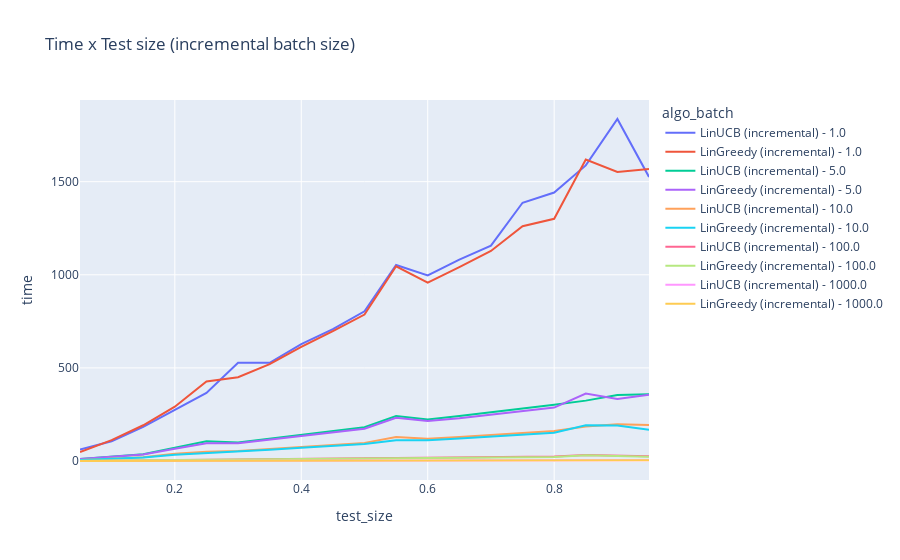

This figure's notebook cell:
### Code cell
fig = px.line(df_results_incremental, x="test_size", y="time", color='algo_batch', title='Time x Test size (incremental batch size)')
fig.show()
fig.write_html('results/time_x_test_size_incremental_batch_size.html')

### Figure 1 — Plotly figure (JSON) as saved in the notebook; plotly's stock layout.template omitted (floating-point values rounded to 4 significant figures)
{"data": [{"hovertemplate": "algo_batch=LinUCB (incremental) - 1.0<br>test_size=%{x}<br>time=%{y}<extra></extra>", "legendgroup": "LinUCB (incremental) - 1.0", "line": {"color": "#636efa", "dash": "solid"}, "marker": {"symbol": "circle"}, "mode": "lines", "name": "LinUCB (incremental) - 1.0", "orientation": "v", "showlegend": true, "type": "scatter", "x": [0.05, 0.1, 0.15, 0.2, 0.25, 0.3, 0.35, 0.4, 0.45, 0.5, 0.55, 0.6, 0.65, 0.7, 0.75, 0.8, 0.85, 0.9, 0.95], "xaxis": "x", "y": [61.36, 105.9, 183.9, 275.8, 365.7, 527.5, 527.2, 628.2, 708.5, 804.0, 1052.0, 997.0, 1081.0, 1157.0, 1387.0, 1442.0, 1587.0, 1837.0, 1525.0], "yaxis": "y"}, {"hovertemplate": "algo_batch=LinGreedy (incremental) - 1.0<br>test_size=%{x}<br>time=%{y}<extra></extra>", "legendgroup": "LinGreedy (incremental) - 1.0", "line": {"color": "#EF553B", "dash": "solid"}, "marker": {"symbol": "circle"}, "mode": "lines", "name": "LinGreedy (incremental) - 1.0", "orientation": "v", "showlegend": true, "type": "scatter", "x": [0.05, 0.1, 0.15, 0.2, 0.25, 0.3, 0.35, 0.4, 0.45, 0.5, 0.55, 0.6, 0.65, 0.7, 0.75, 0.8, 0.85, 0.9, 0.95], "xaxis": "x", "y": [48.16, 112.6, 192.1, 292.0, 427.5, 450.2, 520.6, 612.5, 697.4, 786.8, 1046.0, 958.4, 1041.0, 1128.0, 1261.0, 1301.0, 1619.0, 1552.0, 1568.0], "yaxis": "y"}, {"hovertemplate": "algo_batch=LinUCB (incremental) - 5.0<br>test_size=%{x}<br>time=%{y}<extra></extra>", "legendgroup": "LinUCB (incremental) - 5.0", "line": {"color": "#00cc96", "dash": "solid"}, "marker": {"symbol": "circle"}, "mode": "lines", "name": "LinUCB (incremental) - 5.0", "orientation": "v", "showlegend": true, "type": "scatter", "x": [0.05, 0.1, 0.15, 0.2, 0.25, 0.3, 0.35, 0.4, 0.45, 0.5, 0.55, 0.6, 0.65, 0.7, 0.75, 0.8, 0.85, 0.9, 0.95], "xaxis": "x", "y": [11.05, 24.43, 36.54, 72.11, 106.1, 99.74, 120.4, 142.0, 162.2, 181.8, 241.6, 222.7, 242.2, 261.3, 281.6, 302.0, 324.4, 354.3, 359.0], "yaxis": "y"}, {"hovertemplate": "algo_batch=LinGreedy (incremental) - 5.0<br>test_size=%{x}<br>time=%{y}<extra></extra>", "legendgroup": "LinGreedy (incremental) - 5.0", "line": {"color": "#ab63fa", "dash": "solid"}, "marker": {"symbol": "circle"}, "mode": "lines", "name": "LinGreedy (incremental) - 5.0", "orientation": "v", "showlegend": true, "type": "scatter", "x": [0.05, 0.1, 0.15, 0.2, 0.25, 0.3, 0.35, 0.4, 0.45, 0.5, 0.55, 0.6, 0.65, 0.7, 0.75, 0.8, 0.85, 0.9, 0.95], "xaxis": "x", "y": [10.34, 23.84, 34.83, 65.59, 95.58, 95.02, 114.8, 135.2, 154.1, 173.9, 232.4, 215.1, 230.2, 249.4, 269.2, 287.2, 362.0, 333.7, 355.7], "yaxis": "y"}, {"hovertemplate": "algo_batch=LinUCB (incremental) - 10.0<br>test_size=%{x}<br>time=%{y}<extra></extra>", "legendgroup": "LinUCB (incremental) - 10.0", "line": {"color": "#FFA15A", "dash": "solid"}, "marker": {"symbol": "circle"}, "mode": "lines", "name": "LinUCB (incremental) - 10.0", "orientation": "v", "showlegend": true, "type": "scatter", "x": [0.05, 0.1, 0.15, 0.2, 0.25, 0.3, 0.35, 0.4, 0.45, 0.5, 0.55, 0.6, 0.65, 0.7, 0.75, 0.8, 0.85, 0.9, 0.95], "xaxis": "x", "y": [5.86, 13.59, 20.02, 39.38, 50.47, 54.23, 65.04, 77.13, 85.7, 97.56, 129.2, 119.7, 129.4, 139.6, 151.4, 160.7, 185.2, 197.2, 193.9], "yaxis": "y"}, {"hovertemplate": "algo_batch=LinGreedy (incremental) - 10.0<br>test_size=%{x}<br>time=%{y}<extra></extra>", "legendgroup": "LinGreedy (incremental) - 10.0", "line": {"color": "#19d3f3", "dash": "solid"}, "marker": {"symbol": "circle"}, "mode": "lines", "name": "LinGreedy (incremental) - 10.0", "orientation": "v", "showlegend": true, "type": "scatter", "x": [0.05, 0.1, 0.15, 0.2, 0.25, 0.3, 0.35, 0.4, 0.45, 0.5, 0.55, 0.6, 0.65, 0.7, 0.75, 0.8, 0.85, 0.9, 0.95], "xaxis": "x", "y": [5.651, 13.17, 19.52, 34.38, 42.47, 50.18, 60.83, 71.26, 81.87, 91.91, 111.2, 112.0, 121.3, 132.1, 142.2, 151.9, 191.5, 190.4, 167.8], "yaxis": "y"}, {"hovertemplate": "algo_batch=LinUCB (incremental) - 100.0<br>test_size=%{x}<br>time=%{y}<extra></extra>", "legendgroup": "LinUCB (incremental) - 100.0", "line": {"color": "#FF6692", "dash": "solid"}, "marker": {"symbol": "circle"}, "mode": "lines", "name": "LinUCB (incremental) - 100.0", "orientation": "v", "showlegend": true, "type": "scatter", "x": [0.05, 0.1, 0.15, 0.2, 0.25, 0.3, 0.35, 0.4, 0.45, 0.5, 0.55, 0.6, 0.65, 0.7, 0.75, 0.8, 0.85, 0.9, 0.95], "xaxis": "x", "y": [0.9075, 1.979, 3.06, 5.115, 6.106, 7.926, 9.834, 11.17, 12.78, 14.6, 15.83, 17.67, 18.6, 20.82, 21.68, 23.82, 32.59, 30.39, 25.7], "yaxis": "y"}, {"hovertemplate": "algo_batch=LinGreedy (incremental) - 100.0<br>test_size=%{x}<br>time=%{y}<extra></extra>", "legendgroup": "LinGreedy (incremental) - 100.0", "line": {"color": "#B6E880", "dash": "solid"}, "marker": {"symbol": "circle"}, "mode": "lines", "name": "LinGreedy (incremental) - 100.0", "orientation": "v", "showlegend": true, "type": "scatter", "x": [0.05, 0.1, 0.15, 0.2, 0.25, 0.3, 0.35, 0.4, 0.45, 0.5, 0.55, 0.6, 0.65, 0.7, 0.75, 0.8, 0.85, 0.9, 0.95], "xaxis": "x", "y": [0.9948, 1.924, 2.994, 4.565, 5.957, 7.462, 9.53, 10.53, 11.92, 13.56, 15.0, 16.25, 17.3, 19.38, 20.57, 21.88, 30.84, 27.22, 23.37], "yaxis": "y"}, {"hovertemplate": "algo_batch=LinUCB (incremental) - 1000.0<br>test_size=%{x}<br>time=%{y}<extra></extra>", "legendgroup": "LinUCB (incremental) - 1000.0", "line": {"color": "#FF97FF", "dash": "solid"}, "marker": {"symbol": "circle"}, "mode": "lines", "name": "LinUCB (incremental) - 1000.0", "orientation": "v", "showlegend": true, "type": "scatter", "x": [0.05, 0.1, 0.15, 0.2, 0.25, 0.3, 0.35, 0.4, 0.45, 0.5, 0.55, 0.6, 0.65, 0.7, 0.75, 0.8, 0.85, 0.9, 0.95], "xaxis": "x", "y": [0.249, 0.364, 0.4693, 0.7815, 1.072, 1.433, 1.653, 1.853, 2.158, 2.343, 2.591, 2.864, 3.159, 3.514, 3.602, 3.82, 5.745, 6.039, 4.239], "yaxis": "y"}, {"hovertemplate": "algo_batch=LinGreedy (incremental) - 1000.0<br>test_size=%{x}<br>time=%{y}<extra></extra>", "legendgroup": "LinGreedy (incremental) - 1000.0", "line": {"color": "#FECB52", "dash": "solid"}, "marker": {"symbol": "circle"}, "mode": "lines", "name": "LinGreedy (incremental) - 1000.0", "orientation": "v", "showlegend": true, "type": "scatter", "x": [0.05, 0.1, 0.15, 0.2, 0.25, 0.3, 0.35, 0.4, 0.45, 0.5, 0.55, 0.6, 0.65, 0.7, 0.75, 0.8, 0.85, 0.9, 0.95], "xaxis": "x", "y": [0.2594, 0.3612, 0.4712, 0.8228, 0.9405, 1.405, 1.578, 1.809, 2.01, 2.213, 2.491, 2.728, 3.015, 3.188, 3.488, 3.752, 5.27, 4.558, 3.997], "yaxis": "y"}], "layout": {"legend": {"title": {"text": "algo_batch"}, "tracegroupgap": 0}, "title": {"text": "Time x Test size (incremental batch size)"}, "xaxis": {"anchor": "y", "domain": [0, 1], "title": {"text": "test_size"}}, "yaxis": {"anchor": "x", "domain": [0, 1], "title": {"text": "time"}}}}
